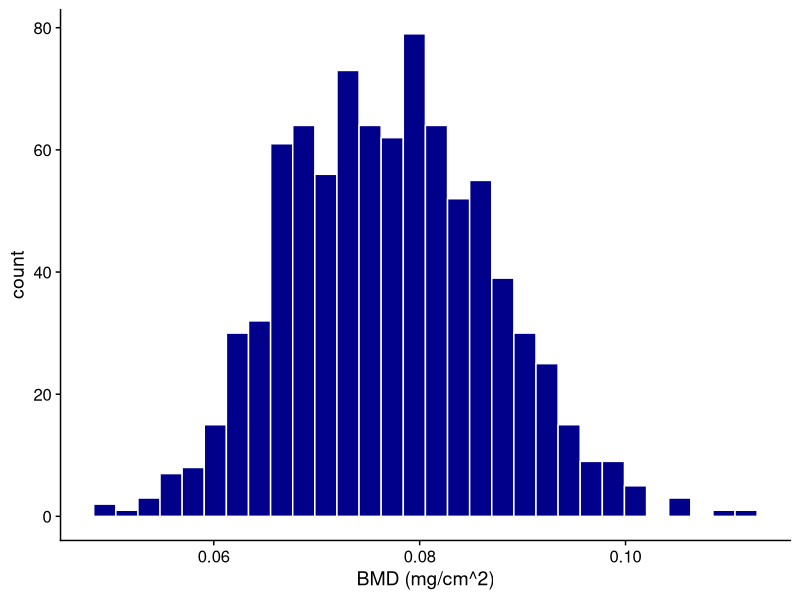

Recreate this plot in R.
## ---- chunk 1
knitr::opts_chunk$set(comment = "#",results = "hold",collapse = TRUE,
                      fig.align = "center")
## ---- chunk 2
library(ggplot2)
library(cowplot)
## ---- chunk 3
hmdp <- read.csv("../data/hmdp.csv",stringsAsFactors = FALSE)
## ---- chunk 4
ggplot(hmdp,aes(x = femur)) +
  geom_histogram(color = "white",fill = "darkblue",na.rm = TRUE) +
  labs(x = "BMD (mg/cm^2)") +
  theme_cowplot()
